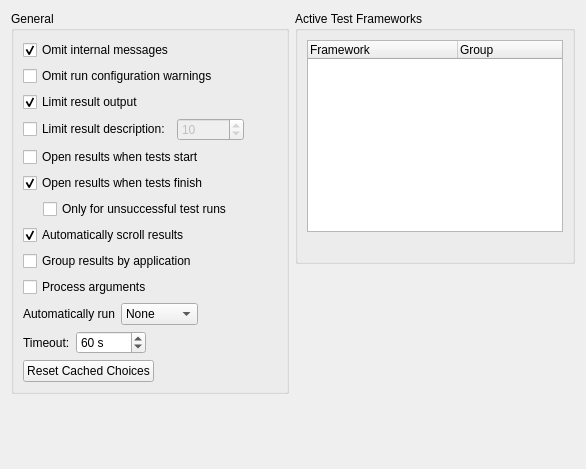
<?xml version="1.0" encoding="UTF-8"?>
<ui version="4.0">
 <class>Autotest::Internal::TestSettingsPage</class>
 <widget class="QWidget" name="Autotest::Internal::TestSettingsPage">
  <property name="geometry">
   <rect>
    <x>0</x>
    <y>0</y>
    <width>586</width>
    <height>469</height>
   </rect>
  </property>
  <property name="windowTitle">
   <string/>
  </property>
  <layout class="QVBoxLayout" name="verticalLayout_5">
   <item>
    <layout class="QHBoxLayout" name="horizontalLayout">
     <item>
      <layout class="QVBoxLayout" name="verticalLayout_2">
       <item>
        <widget class="QGroupBox" name="groupBox_2">
         <property name="title">
          <string>General</string>
         </property>
         <layout class="QVBoxLayout" name="verticalLayout">
          <item>
           <widget class="QCheckBox" name="omitInternalMsgCB">
            <property name="toolTip">
             <string>Hides internal messages by default. You can still enable them by using the test results filter.</string>
            </property>
            <property name="text">
             <string>Omit internal messages</string>
            </property>
            <property name="checked">
             <bool>true</bool>
            </property>
           </widget>
          </item>
          <item>
           <widget class="QCheckBox" name="omitRunConfigWarnCB">
            <property name="toolTip">
             <string>Hides warnings related to a deduced run configuration.</string>
            </property>
            <property name="text">
             <string>Omit run configuration warnings</string>
            </property>
           </widget>
          </item>
          <item>
           <widget class="QCheckBox" name="limitResultOutputCB">
            <property name="toolTip">
             <string>Limits result output to 100000 characters.</string>
            </property>
            <property name="text">
             <string>Limit result output</string>
            </property>
            <property name="checked">
             <bool>true</bool>
            </property>
           </widget>
          </item>
          <item>
           <layout class="QHBoxLayout" name="horizontalLayout_4">
            <item>
             <widget class="QCheckBox" name="limitResultDescriptionCb">
              <property name="toolTip">
               <string>Limit number of lines shown in test result tooltip and description.</string>
              </property>
              <property name="text">
               <string>Limit result description:</string>
              </property>
             </widget>
            </item>
            <item>
             <widget class="QSpinBox" name="limitResultDescriptionSpinBox">
              <property name="enabled">
               <bool>false</bool>
              </property>
              <property name="minimum">
               <number>1</number>
              </property>
              <property name="maximum">
               <number>1000000</number>
              </property>
              <property name="value">
               <number>10</number>
              </property>
             </widget>
            </item>
            <item>
             <spacer name="horizontalSpacer_5">
              <property name="orientation">
               <enum>Qt::Horizontal</enum>
              </property>
              <property name="sizeHint" stdset="0">
               <size>
                <width>20</width>
                <height>20</height>
               </size>
              </property>
             </spacer>
            </item>
           </layout>
          </item>
          <item>
           <widget class="QCheckBox" name="openResultsOnStartCB">
            <property name="toolTip">
             <string>Displays test results automatically when tests are started.</string>
            </property>
            <property name="text">
             <string>Open results when tests start</string>
            </property>
           </widget>
          </item>
          <item>
           <widget class="QCheckBox" name="openResultsOnFinishCB">
            <property name="toolTip">
             <string>Displays test results automatically when tests are finished.</string>
            </property>
            <property name="text">
             <string>Open results when tests finish</string>
            </property>
            <property name="checked">
             <bool>true</bool>
            </property>
           </widget>
          </item>
          <item>
           <layout class="QHBoxLayout" name="horizontalLayout_3">
            <item>
             <spacer name="horizontalSpacer_3">
              <property name="orientation">
               <enum>Qt::Horizontal</enum>
              </property>
              <property name="sizeType">
               <enum>QSizePolicy::Fixed</enum>
              </property>
              <property name="sizeHint" stdset="0">
               <size>
                <width>20</width>
                <height>10</height>
               </size>
              </property>
             </spacer>
            </item>
            <item>
             <widget class="QCheckBox" name="openResultsOnFailCB">
              <property name="toolTip">
               <string>Displays test results only if the test run contains failed, fatal or unexpectedly passed tests.</string>
              </property>
              <property name="text">
               <string>Only for unsuccessful test runs</string>
              </property>
             </widget>
            </item>
           </layout>
          </item>
          <item>
           <widget class="QCheckBox" name="autoScrollCB">
            <property name="toolTip">
             <string>Automatically scrolls down when new items are added and scrollbar is at bottom.</string>
            </property>
            <property name="text">
             <string>Automatically scroll results</string>
            </property>
            <property name="checked">
             <bool>true</bool>
            </property>
           </widget>
          </item>
          <item>
           <widget class="QCheckBox" name="displayAppCB">
            <property name="text">
             <string>Group results by application</string>
            </property>
           </widget>
          </item>
          <item>
           <widget class="QCheckBox" name="processArgsCB">
            <property name="toolTip">
             <string>Allow passing arguments specified on the respective run configuration.
Warning: this is an experimental feature and might lead to failing to execute the test executable.</string>
            </property>
            <property name="text">
             <string>Process arguments</string>
            </property>
           </widget>
          </item>
          <item>
           <layout class="QHBoxLayout" name="horizontalLayout_8">
            <item>
             <widget class="QLabel" name="label_2">
              <property name="text">
               <string>Automatically run</string>
              </property>
             </widget>
            </item>
            <item>
             <widget class="QComboBox" name="runAfterBuildCB">
              <property name="toolTip">
               <string>Runs chosen tests automatically if a build succeeded.</string>
              </property>
              <item>
               <property name="text">
                <string>None</string>
               </property>
              </item>
              <item>
               <property name="text">
                <string>All</string>
               </property>
              </item>
              <item>
               <property name="text">
                <string>Selected</string>
               </property>
              </item>
             </widget>
            </item>
            <item>
             <spacer name="horizontalSpacer_4">
              <property name="orientation">
               <enum>Qt::Horizontal</enum>
              </property>
              <property name="sizeHint" stdset="0">
               <size>
                <width>20</width>
                <height>20</height>
               </size>
              </property>
             </spacer>
            </item>
           </layout>
          </item>
          <item>
           <layout class="QHBoxLayout" name="horizontalLayout_2" stretch="0,0,0">
            <property name="spacing">
             <number>6</number>
            </property>
            <property name="sizeConstraint">
             <enum>QLayout::SetDefaultConstraint</enum>
            </property>
            <item>
             <widget class="QLabel" name="label">
              <property name="sizePolicy">
               <sizepolicy hsizetype="Fixed" vsizetype="Preferred">
                <horstretch>0</horstretch>
                <verstretch>0</verstretch>
               </sizepolicy>
              </property>
              <property name="toolTip">
               <string>Timeout used when executing each test case.</string>
              </property>
              <property name="text">
               <string>Timeout:</string>
              </property>
             </widget>
            </item>
            <item>
             <widget class="QSpinBox" name="timeoutSpin">
              <property name="sizePolicy">
               <sizepolicy hsizetype="Fixed" vsizetype="Fixed">
                <horstretch>0</horstretch>
                <verstretch>0</verstretch>
               </sizepolicy>
              </property>
              <property name="toolTip">
               <string>Timeout used when executing test cases. This will apply for each test case on its own, not the whole project.</string>
              </property>
              <property name="suffix">
               <string> s</string>
              </property>
              <property name="minimum">
               <number>5</number>
              </property>
              <property name="maximum">
               <number>36000</number>
              </property>
              <property name="value">
               <number>60</number>
              </property>
             </widget>
            </item>
            <item>
             <spacer name="horizontalSpacer_2">
              <property name="orientation">
               <enum>Qt::Horizontal</enum>
              </property>
              <property name="sizeHint" stdset="0">
               <size>
                <width>40</width>
                <height>20</height>
               </size>
              </property>
             </spacer>
            </item>
           </layout>
          </item>
          <item>
           <layout class="QHBoxLayout" name="horizontalLayout_6">
            <item>
             <widget class="QPushButton" name="resetChoicesButton">
              <property name="toolTip">
               <string>Clear all cached choices of run configurations for tests where the executable could not be deduced.</string>
              </property>
              <property name="text">
               <string>Reset Cached Choices</string>
              </property>
             </widget>
            </item>
            <item>
             <spacer name="horizontalSpacer">
              <property name="orientation">
               <enum>Qt::Horizontal</enum>
              </property>
              <property name="sizeHint" stdset="0">
               <size>
                <width>40</width>
                <height>20</height>
               </size>
              </property>
             </spacer>
            </item>
           </layout>
          </item>
         </layout>
        </widget>
       </item>
       <item>
        <spacer name="verticalSpacer">
         <property name="orientation">
          <enum>Qt::Vertical</enum>
         </property>
         <property name="sizeHint" stdset="0">
          <size>
           <width>20</width>
           <height>40</height>
          </size>
         </property>
        </spacer>
       </item>
      </layout>
     </item>
     <item>
      <layout class="QVBoxLayout" name="verticalLayout_4">
       <item>
        <widget class="QGroupBox" name="groupBox_4">
         <property name="title">
          <string>Active Test Frameworks</string>
         </property>
         <layout class="QVBoxLayout" name="verticalLayout_7">
          <item>
           <widget class="QTreeWidget" name="frameworkTreeWidget">
            <property name="toolTip">
             <string>Selects the test frameworks to be handled by the AutoTest plugin.</string>
            </property>
            <property name="rootIsDecorated">
             <bool>false</bool>
            </property>
            <property name="headerHidden">
             <bool>false</bool>
            </property>
            <property name="columnCount">
             <number>2</number>
            </property>
            <attribute name="headerDefaultSectionSize">
             <number>150</number>
            </attribute>
            <column>
             <property name="text">
              <string>Framework</string>
             </property>
             <property name="toolTip">
              <string>Selects the test frameworks to be handled by the AutoTest plugin.</string>
             </property>
            </column>
            <column>
             <property name="text">
              <string>Group</string>
             </property>
             <property name="toolTip">
              <string>Enables grouping of test cases.</string>
             </property>
            </column>
           </widget>
          </item>
          <item>
           <widget class="Utils::InfoLabel" name="frameworksWarn"/>
          </item>
         </layout>
        </widget>
       </item>
       <item>
        <spacer name="verticalSpacer_2">
         <property name="orientation">
          <enum>Qt::Vertical</enum>
         </property>
         <property name="sizeHint" stdset="0">
          <size>
           <width>20</width>
           <height>20</height>
          </size>
         </property>
        </spacer>
       </item>
      </layout>
     </item>
    </layout>
   </item>
   <item>
    <spacer name="verticalSpacer_3">
     <property name="orientation">
      <enum>Qt::Vertical</enum>
     </property>
     <property name="sizeHint" stdset="0">
      <size>
       <width>20</width>
       <height>40</height>
      </size>
     </property>
    </spacer>
   </item>
  </layout>
 </widget>
 <customwidgets>
  <customwidget>
   <class>Utils::InfoLabel</class>
   <extends>QLabel</extends>
   <header location="global">utils/infolabel.h</header>
  </customwidget>
 </customwidgets>
 <resources/>
 <connections/>
</ui>
